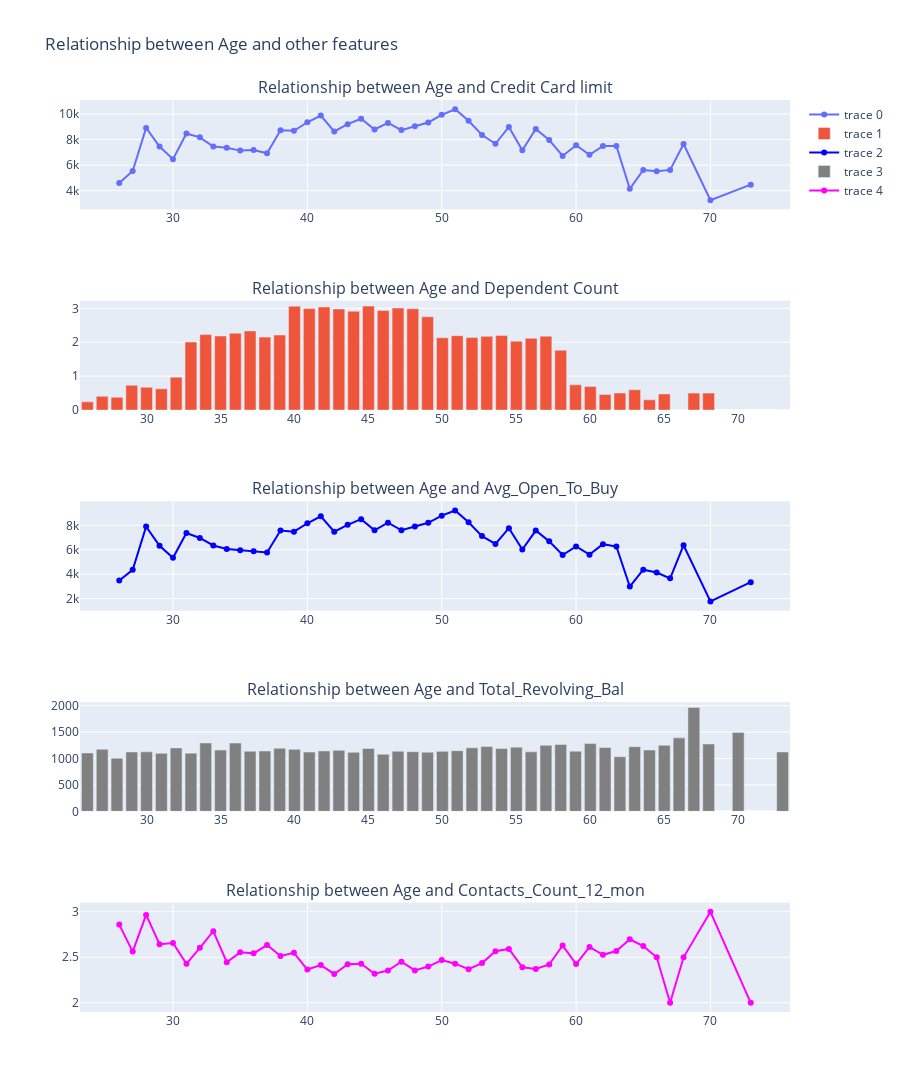

The notebook cell this image was saved under:
### Code cell
from plotly.subplots import make_subplots
import plotly.io as iop
import plotly.graph_objs as go
cstage = numeric_values.groupby(['Customer_Age']).aggregate('mean') # group the age 
fig = make_subplots(
    rows=5, cols=1,
    subplot_titles=("Relationship between Age and Credit Card limit", "Relationship between Age and Dependent Count", "Relationship between Age and Avg_Open_To_Buy", 
                    "Relationship between Age and Total_Revolving_Bal","Relationship between Age and Contacts_Count_12_mon"
                    ))

fig.add_trace(go.Scatter(x=cstage.index, y=cstage.Credit_Limit,mode='lines+markers' ),
              row=1, col=1)

fig.add_trace(go.Bar(x=cstage.index, y=cstage.Dependent_count),
              row=2, col=1)

fig.add_trace(go.Scatter(x=cstage.index, y = cstage.Avg_Open_To_Buy,marker={'color': 'blue'},mode = 'lines+markers'),
              row=3, col=1)

fig.add_trace(go.Bar(x=cstage.index, y=cstage.Total_Revolving_Bal, marker  = {'color':'gray'} ),
              row=4,col=1)
fig.add_trace(go.Scatter(x = cstage.index ,y = cstage.Contacts_Count_12_mon, marker = {'color':'magenta'},mode = 'lines+markers'),
             row=5,col=1)

fig.update_layout(height=1200, width=900,
                  title_text="Relationship between Age and other features")

fig.show()

### Figure 1 — Plotly figure (JSON) as saved in the notebook; plotly's stock layout.template omitted (floating-point values rounded to 4 significant figures)
{"data": [{"mode": "lines+markers", "type": "scatter", "x": [26, 27, 28, 29, 30, 31, 32, 33, 34, 35, 36, 37, 38, 39, 40, 41, 42, 43, 44, 45, 46, 47, 48, 49, 50, 51, 52, 53, 54, 55, 56, 57, 58, 59, 60, 61, 62, 63, 64, 65, 66, 67, 68, 70, 73], "xaxis": "x", "y": [4592.0, 5533.0, 8910.0, 7457.0, 6466.0, 8477.0, 8171.0, 7456.0, 7364.0, 7132.0, 7173.0, 6920.0, 8721.0, 8683.0, 9351.0, 9875.0, 8631.0, 9203.0, 9628.0, 8787.0, 9302.0, 8738.0, 9043.0, 9334.0, 9934.0, 10370.0, 9468.0, 8350.0, 7667.0, 8987.0, 7153.0, 8829.0, 7959.0, 6714.0, 7556.0, 6811.0, 7496.0, 7493.0, 4140.0, 5621.0, 5526.0, 5624.0, 7649.0, 3252, 4469], "yaxis": "y"}, {"type": "bar", "x": [26, 27, 28, 29, 30, 31, 32, 33, 34, 35, 36, 37, 38, 39, 40, 41, 42, 43, 44, 45, 46, 47, 48, 49, 50, 51, 52, 53, 54, 55, 56, 57, 58, 59, 60, 61, 62, 63, 64, 65, 66, 67, 68, 70, 73], "xaxis": "x2", "y": [0.2436, 0.4062, 0.3793, 0.7321, 0.6714, 0.6264, 0.9717, 2.008, 2.226, 2.185, 2.267, 2.335, 2.152, 2.213, 3.064, 2.995, 3.042, 2.981, 2.916, 3.066, 2.937, 3.01, 2.987, 2.752, 2.133, 2.193, 2.138, 2.176, 2.202, 2.032, 2.118, 2.179, 1.764, 0.7452, 0.6929, 0.4624, 0.5054, 0.6, 0.3023, 0.4752, 0, 0.5, 0.5, 0, 0], "yaxis": "y2"}, {"marker": {"color": "blue"}, "mode": "lines+markers", "type": "scatter", "x": [26, 27, 28, 29, 30, 31, 32, 33, 34, 35, 36, 37, 38, 39, 40, 41, 42, 43, 44, 45, 46, 47, 48, 49, 50, 51, 52, 53, 54, 55, 56, 57, 58, 59, 60, 61, 62, 63, 64, 65, 66, 67, 68, 70, 73], "xaxis": "x3", "y": [3486.0, 4357.0, 7903.0, 6332.0, 5339.0, 7378.0, 6970.0, 6353.0, 6068.0, 5971.0, 5879.0, 5782.0, 7577.0, 7488.0, 8175.0, 8752.0, 7486.0, 8047.0, 8510.0, 7597.0, 8221.0, 7599.0, 7913.0, 8215.0, 8798.0, 9223.0, 8263.0, 7122.0, 6477.0, 7771.0, 6026.0, 7578.0, 6691.0, 5573.0, 6272.0, 5601.0, 6461.0, 6268.0, 2978.0, 4369.0, 4134.0, 3655, 6373.0, 1757, 3344], "yaxis": "y3"}, {"marker": {"color": "gray"}, "type": "bar", "x": [26, 27, 28, 29, 30, 31, 32, 33, 34, 35, 36, 37, 38, 39, 40, 41, 42, 43, 44, 45, 46, 47, 48, 49, 50, 51, 52, 53, 54, 55, 56, 57, 58, 59, 60, 61, 62, 63, 64, 65, 66, 67, 68, 70, 73], "xaxis": "x4", "y": [1106.0, 1176.0, 1007.0, 1125.0, 1127.0, 1099.0, 1201.0, 1103.0, 1296.0, 1161.0, 1295.0, 1138.0, 1144.0, 1195.0, 1175.0, 1123.0, 1145.0, 1156.0, 1118.0, 1190.0, 1082.0, 1139.0, 1130.0, 1119.0, 1136.0, 1149.0, 1205.0, 1228.0, 1191.0, 1216.0, 1127.0, 1251.0, 1267.0, 1140.0, 1284.0, 1210.0, 1035.0, 1225.0, 1162.0, 1251.0, 1392, 1969.0, 1276, 1495, 1125], "yaxis": "y4"}, {"marker": {"color": "magenta"}, "mode": "lines+markers", "type": "scatter", "x": [26, 27, 28, 29, 30, 31, 32, 33, 34, 35, 36, 37, 38, 39, 40, 41, 42, 43, 44, 45, 46, 47, 48, 49, 50, 51, 52, 53, 54, 55, 56, 57, 58, 59, 60, 61, 62, 63, 64, 65, 66, 67, 68, 70, 73], "xaxis": "x5", "y": [2.859, 2.562, 2.966, 2.643, 2.657, 2.429, 2.604, 2.787, 2.445, 2.554, 2.543, 2.635, 2.515, 2.55, 2.366, 2.414, 2.317, 2.423, 2.43, 2.319, 2.355, 2.451, 2.356, 2.398, 2.469, 2.43, 2.37, 2.437, 2.567, 2.591, 2.389, 2.372, 2.42, 2.631, 2.425, 2.613, 2.527, 2.569, 2.698, 2.624, 2.5, 2, 2.5, 3, 2], "yaxis": "y5"}], "layout": {"annotations": [{"font": {"size": 16}, "showarrow": false, "text": "Relationship between Age and Credit Card limit", "x": 0.5, "xanchor": "center", "xref": "paper", "y": 1, "yanchor": "bottom", "yref": "paper"}, {"font": {"size": 16}, "showarrow": false, "text": "Relationship between Age and Dependent Count", "x": 0.5, "xanchor": "center", "xref": "paper", "y": 0.78, "yanchor": "bottom", "yref": "paper"}, {"font": {"size": 16}, "showarrow": false, "text": "Relationship between Age and Avg_Open_To_Buy", "x": 0.5, "xanchor": "center", "xref": "paper", "y": 0.56, "yanchor": "bottom", "yref": "paper"}, {"font": {"size": 16}, "showarrow": false, "text": "Relationship between Age and Total_Revolving_Bal", "x": 0.5, "xanchor": "center", "xref": "paper", "y": 0.34, "yanchor": "bottom", "yref": "paper"}, {"font": {"size": 16}, "showarrow": false, "text": "Relationship between Age and Contacts_Count_12_mon", "x": 0.5, "xanchor": "center", "xref": "paper", "y": 0.12, "yanchor": "bottom", "yref": "paper"}], "height": 1200, "title": {"text": "Relationship between Age and other features"}, "width": 900, "xaxis": {"anchor": "y", "domain": [0, 1]}, "xaxis2": {"anchor": "y2", "domain": [0, 1]}, "xaxis3": {"anchor": "y3", "domain": [0, 1]}, "xaxis4": {"anchor": "y4", "domain": [0, 1]}, "xaxis5": {"anchor": "y5", "domain": [0, 1]}, "yaxis": {"anchor": "x", "domain": [0.88, 1]}, "yaxis2": {"anchor": "x2", "domain": [0.66, 0.78]}, "yaxis3": {"anchor": "x3", "domain": [0.44, 0.56]}, "yaxis4": {"anchor": "x4", "domain": [0.22, 0.34]}, "yaxis5": {"anchor": "x5", "domain": [0, 0.12]}}}
